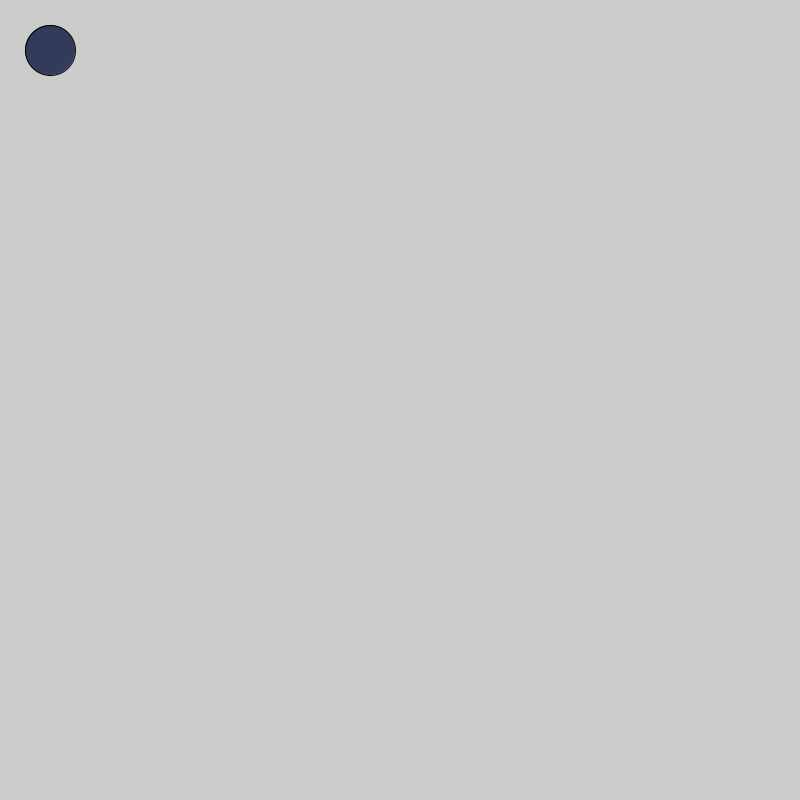
Frame 1 (no input)
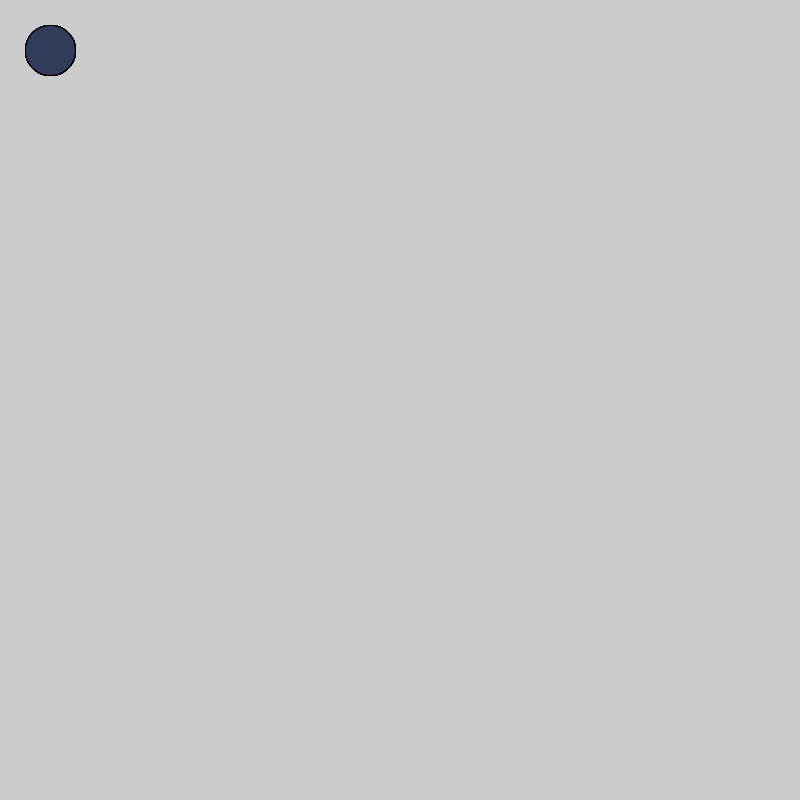
Frame 60 (the mouse pressed at the canvas centre just before this capture)
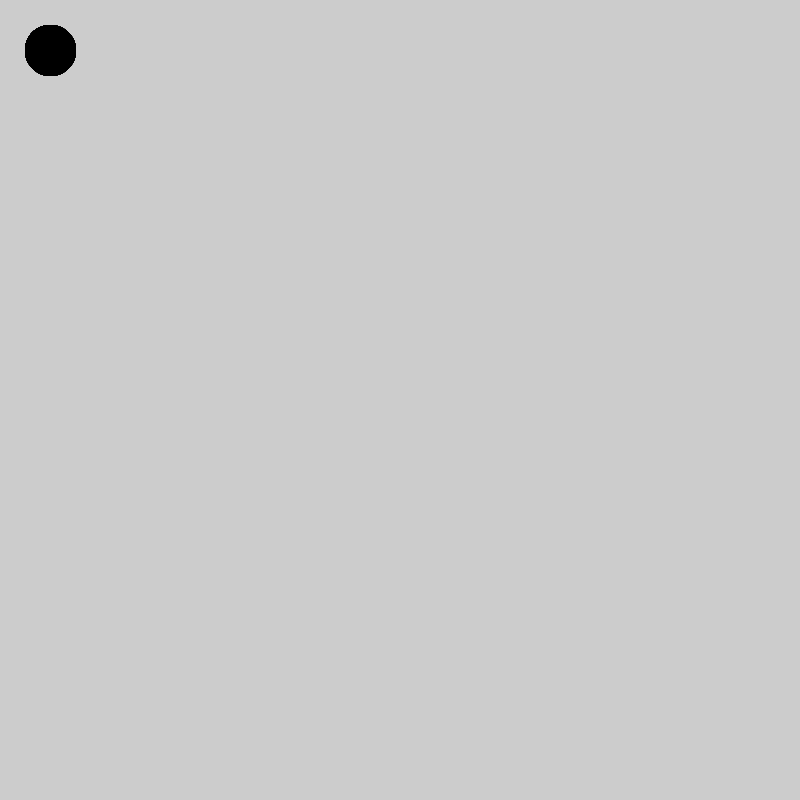
Frame 120 (the mouse held since frame 60 and released just before this capture)

The Processing sketch that drew these frames (run headless with seeded random() and noise(); from frame 60 on, the mouse is pressed at the canvas centre):

// Processing sketch: Logical_Dot_2
// ── Logical_Dot_2.pde
 void setup() {
  size(800, 800);
}

void draw() {
  
   if (mousePressed) {
     fill(0, 0, 0);
   }
   else {
     fill( 50, 60, 90);
   }
   
   ellipse(50, 50, 50, 50);

}
// Copyright Wintriss Technical Schools 2013
